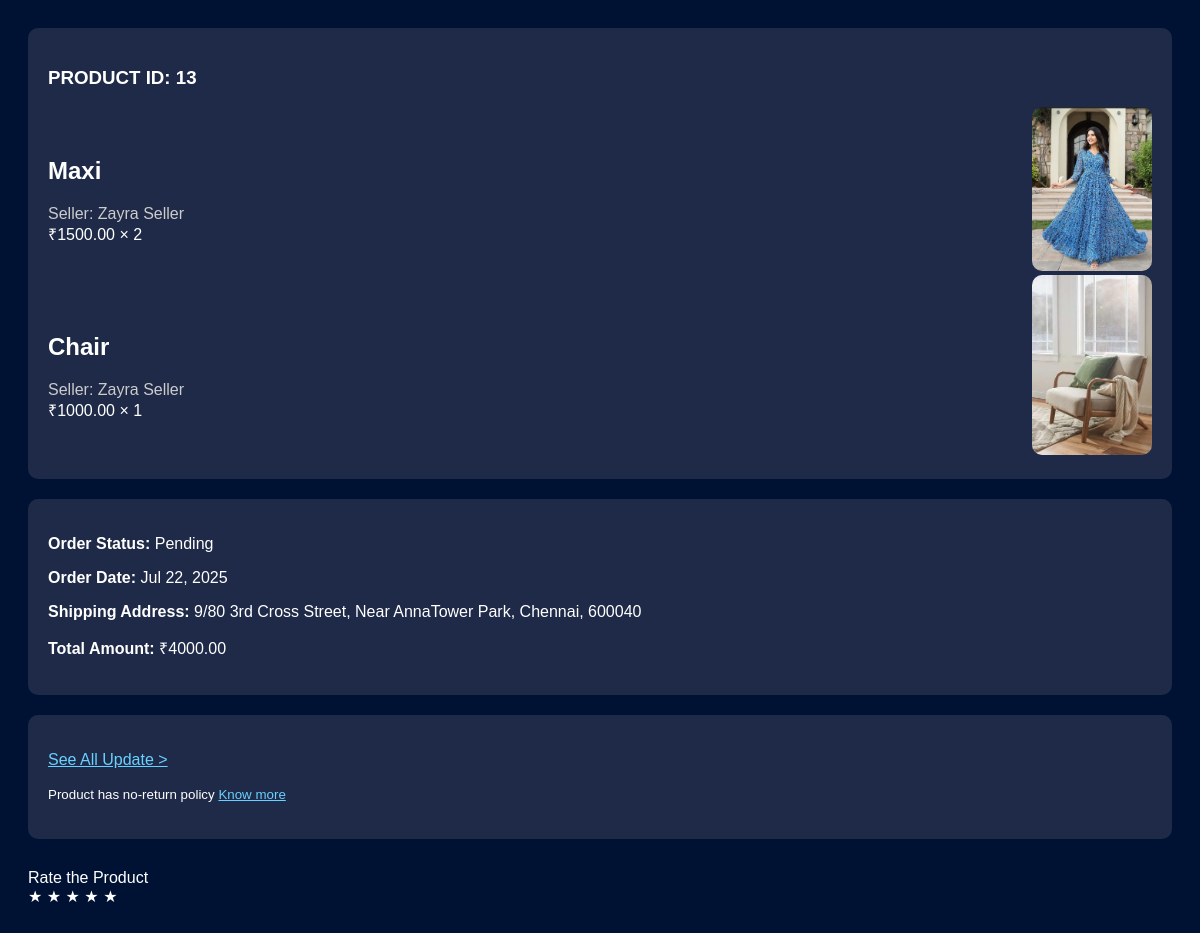
The page /content/track/13/ on the database its author committed.
### orders/models.py (models this page shows)
class Order(models.Model):
    STATUS_CHOICES = [
        ('Pending', 'Pending'),
        ('Confirmed', 'Confirmed'),
        ('Shipped', 'Shipped'),
        ('Delivered', 'Delivered'),
        ('Returned', 'Returned'),
    ]
    user = models.ForeignKey(User, on_delete=models.CASCADE)
    coupon = models.ForeignKey(Coupon, on_delete=models.SET_NULL, null=True, blank=True)
    status = models.CharField(max_length=20, choices=STATUS_CHOICES, default='Pending')
    shipping_address = models.TextField()
    billing_address = models.TextField()
    total_amount = models.DecimalField(max_digits=10, decimal_places=2)
    created_at = models.DateTimeField(auto_now_add=True)

class OrderItem(models.Model):
    order = models.ForeignKey(Order, on_delete=models.CASCADE)
    product = models.ForeignKey(Product, on_delete=models.CASCADE)
    quantity = models.PositiveIntegerField()
    price = models.DecimalField(max_digits=10, decimal_places=2)

### products/models.py (models this page shows, shortened)
class Product(models.Model):
    category = models.ForeignKey(Category, on_delete=models.CASCADE, related_name='products')
    vendor = models.ForeignKey(User, on_delete=models.CASCADE, related_name='products', null=True, blank=True)  # ✅ add this line
    name = models.CharField(max_length=255)
    price = models.DecimalField(max_digits=10, decimal_places=2)
    image = models.ImageField(upload_to='products/', default='products/default.jpg')
    description = models.TextField(blank=True, null=True)

### prod_content/views.py (the view)
# urls.py: path('track/<int:order_id>/', views.track_order, name='track'),
def track_order(request, order_id):
    order = get_object_or_404(Order, id=order_id)
    order_items = OrderItem.objects.filter(order=order)
    context = {
        'order': order,
        'order_items': order_items,
    }
    return render(request, 'prod_content/product_tracking.html', context)

### prod_content/templates/prod_content/product_tracking.html (shortened to what this page needs)
{% load static %}
<!DOCTYPE html>
<html>
<head>
</head>
<body>
  <div class="card">
    <h3>PRODUCT ID: {{ order.id }}</h3>
    {% for item in order_items %}
      <div class="product-box">
        <div class="product-info">
          <h2>{{ item.product.name }}</h2>
          <div class="subtitle">Seller: {{ item.product.seller_name|default:"Zayra Seller" }}</div>
          <div>₹{{ item.price }} × {{ item.quantity }}</div>
        </div>
        <div class="product-img">
          <img src="{{ item.product.image.url }}" alt="{{ item.product.name }}">
        </div>
      </div>
    {% endfor %}
  </div>
  <div class="card">
    <p><strong>Order Status:</strong> {{ order.status }}</p>
    <p><strong>Order Date:</strong> {{ order.created_at|date:"M d, Y" }}</p>
    <p><strong>Shipping Address:</strong> {{ order.shipping_address }}</p>
    <p><strong>Total Amount:</strong> ₹{{ order.total_amount }}</p>
  </div>
  <div class="card">
    <p><a href="#" style="color: #69d1ff;">See All Update ></a></p>
    <p><small>Product has no-return policy <a href="#" style="color: #69d1ff;">Know more</a></small></p>
  </div>
  <div class="rating">
    <label>Rate the Product</label><br/>
    ★ ★ ★ ★ ★
  </div>
</body>
</html>

### prod_content/templates/prod_content/product_tracking.html (style rules this page uses)
body { background-color: #001233; color: white; font-family: Arial, sans-serif; padding: 20px; }
.card { background-color: #1e2a47; padding: 20px; border-radius: 10px; margin-bottom: 20px; }
.product-box { display: flex; justify-content: space-between; align-items: center; }
.product-info { max-width: 70%; }
.product-img img { width: 120px; border-radius: 10px; }
.subtitle { color: #ccc; }
.rating { margin-top: 30px; }

### rows shown on the page
Order: id "13", status "Pending", created_at "Jul 22, 2025", shipping_address "9/80 3rd Cross Street, Near AnnaTower Park, Chennai, 600040", total_amount "4000.00"
OrderItem: product.name "Maxi", product.seller_name "Zayra Seller", price "1500.00", quantity "2", product.image (picture)
OrderItem: product.name "Chair", product.seller_name "Zayra Seller", price "1000.00", quantity "1", product.image (picture)
